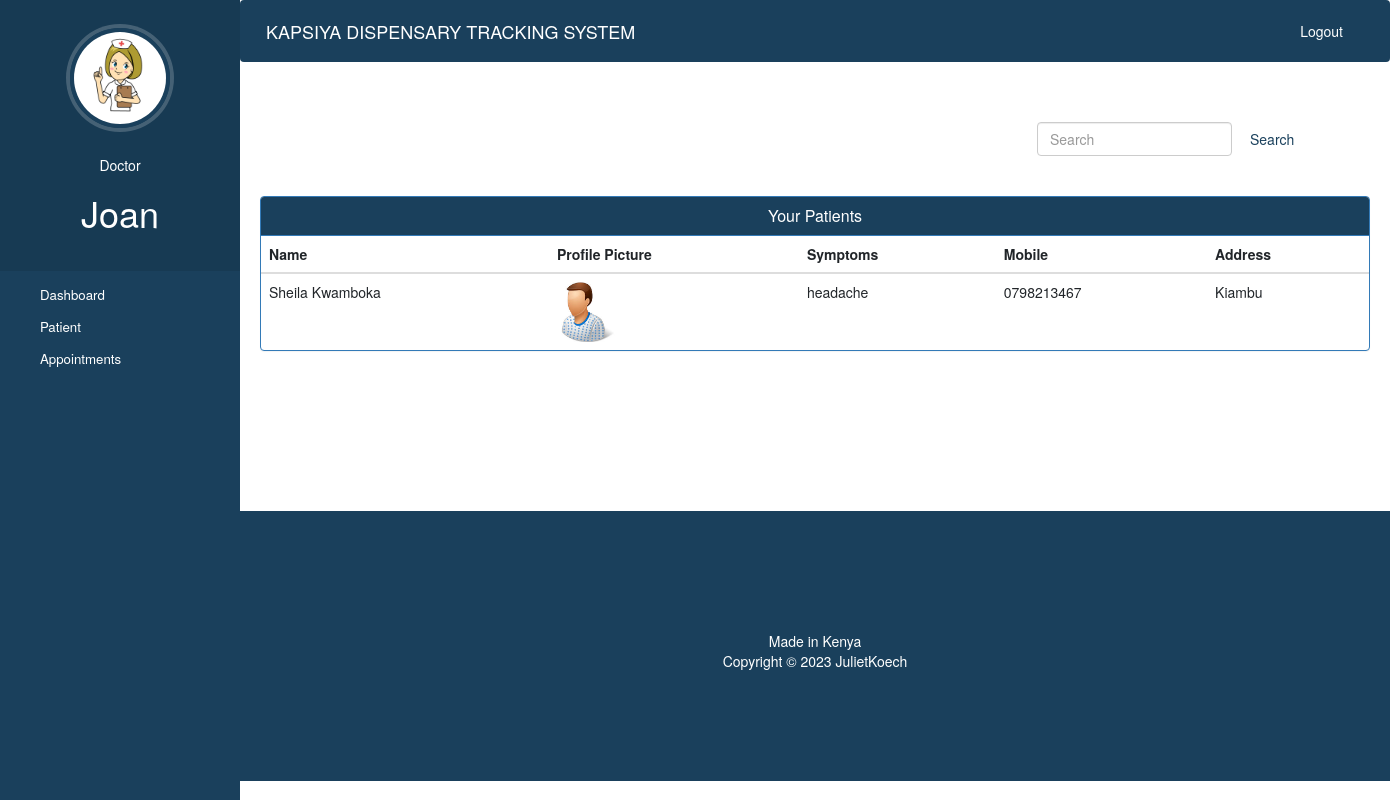
/doctor-view-patient (signed in), run on the app's committed database.
### kapsiya/models.py (models this page shows, shortened)
class Patient(models.Model):
    user=models.OneToOneField(User,on_delete=models.CASCADE)
    profile_pic= models.ImageField(upload_to='profile_pic/PatientProfilePic/',null=True,blank=True)
    address = models.CharField(max_length=40)
    mobile = models.CharField(max_length=20,null=False)
    symptoms = models.CharField(max_length=100,null=False)
    assignedDoctorId = models.PositiveIntegerField(null=True)
    admitDate=models.DateField(auto_now=True)
    status=models.BooleanField(default=False)
    @property
    def get_name(self):
        return self.user.first_name+" "+self.user.last_name

### kapsiya/views.py (the view)
# urls.py: path('doctor-view-patient', views.doctor_view_patient_view,name='doctor-view-patient'),
@login_required(login_url='doctorlogin')
@user_passes_test(is_doctor)
def doctor_view_patient_view(request):
    patients=models.Patient.objects.all().filter(status=True,assignedDoctorId=request.user.id)
    doctor=models.Nurse.objects.get(user_id=request.user.id) #for profile picture of doctor in sidebar
    return render(request,'doctor_view_patient.html',{'patients':patients,'doctor':doctor})

### kapsiya/views.py (called while the page is built)
def is_doctor(user):
    return user.groups.filter(name='NURSE').exists()

### kapsiya/templates/doctor_view_patient.html (shortened to what this page needs)
{% extends 'doctor_base.html' %}
{% block content %}
{%load static%}
<head>
  <link href="//netdna.bootstrapcdn.com/bootstrap/3.0.0/css/bootstrap.min.css" rel="stylesheet" id="bootstrap-css">
</head>
<body>
    <div class="container">
        <form  action="/search" method="get" style="margin-left:70%;" class="form-inline my-2 my-lg-0">
          <input class="form-control mr-sm-2" type="search" placeholder="Search" name="query" id="query" aria-label="Search">
          <button class="btn btn-outline-success my-2 my-sm-0" style="color: #1a405c;" type="submit">Search</button>
        </form>
    <br>
    <br>
      {% if patients %}
      <div class="panel panel-primary">
        <div class="panel-heading" style="background: #1a405c;">
          <h6 class="panel-title">Your Patients</h6>
        </div>
        <table class="table table-hover" id="dev-table">
          <thead>
            <tr>
              <th>Name</th>
              <th>Profile Picture</th>
              <th>Symptoms</th>
              <th>Mobile</th>
              <th>Address</th>
            </tr>
          </thead>
          {% for p in patients %}
          <tr>
            <td> {{p.get_name}}</td>
            <td> <img src="{% static p.profile_pic.url %}" alt="Profile Pic" height="60px" width="60px" /></td>
            <td>{{p.symptoms}}</td>
            <td>{{p.mobile}}</td>
            <td>{{p.address}}</td>
          </tr>
          {% endfor %}
        </table>
      </div>
      {%else%}
      <br><br><br>
      <h4 style="text-align: center;color: #1a405c;">No Patient Found !!!</h4>
      {% endif %}
    </div>
</body>
{% endblock content %}

### kapsiya/templates/doctor_base.html (shortened to what this page needs)
<!DOCTYPE html>
{% load static %}
<html lang="en">
<head>
  <link rel="stylesheet" href="https://stackpath.bootstrapcdn.com/bootstrap/4.3.1/css/bootstrap.min.css">
  <link rel="stylesheet" href="https://maxcdn.bootstrapcdn.com/font-awesome/4.7.0/css/font-awesome.min.css">
</head>
<body>
  <nav class="menu" tabindex="0">
    <header class="avatar">
      <img src="{% static 'images/nurse.png' %}" alt="Profile Pic" />
      <br><br>
      <h5>Doctor</h5>
      <h1>{{request.user.first_name}}</h1>
    </header>
    <ul>
      <li tabindex="0" class="icon-dashboard"> <a style="color:white; text-decoration:none;" href="/doctor-dashboard"><span>Dashboard</span></a> </li>
      <li tabindex="0" class="icon-users"> <a style="color:white; text-decoration:none;" href="/doctor-patient"><span>Patient</span></a></li>
      <li tabindex="0" class="icon-calendar"> <a style="color:white; text-decoration:none;" href="/doctor-appointment"><span>Appointments</span></a></li>
    </ul>
  </nav>
  <main>
    <div class="bs-example">
      <nav class="navbar navbar-expand-md  navbar-dark fixed-top" style="background:#1a405c;">
        <a href="/doctor-dashboard" class="navbar-brand">KAPSIYA DISPENSARY  TRACKING SYSTEM</a>
        <div class="collapse navbar-collapse justify-content-between" id="navbarCollapse">
          <div class="navbar-nav" style=" margin-left: 90%;">
            <a href="/logout" class="nav-item nav-link" style="color: white;">Logout</a>
          </div>
        </div>
      </nav>
    </div>
    <br><br>
    {% block content %}
    {% endblock content %}
    <br><br><br><br><br><br><br>
    <footer>
      <br>
      <div class="container">
        <div class="row">
          <div class="col-md-12 col-sm-12">
            <div style="color:#ffffff;" class="wow fadeInUp footer-copyright">
              <p>Made in Kenya <br>
                Copyright &copy; 2023 JulietKoech </p>
            </div>
          </div>
        </div>
      </div>
    </footer>
  </main>
</body>
</html>

### kapsiya/templates/doctor_base.html (style rules this page uses)
a:link { text-decoration: none; }
a { color: white; }
footer { padding: 0px 0px 0px 0px; background-color: #1a405c; margin: 0px; }
p { text-align: center; }
body { padding-left: 240px; }
main { position: relative; height: 100vh; }
.menu { background: #1a405c; height: 100vh; width: 240px; position: fixed; top: 0px; left: 0; z-index: 5; outline: none; color: white; }
.menu .avatar { background: rgba(0, 0, 0, 0.1); padding: 2em 0.5em; text-align: center; }
.menu .avatar img { width: 100px; border-radius: 50%; overflow: hidden; border: 4px solid #1a405c; box-shadow: 0 0 0 4px rgba(255, 255, 255, 0.2); }
.menu ul { list-style: none; padding: 0.5em 0; margin: 0; }
.menu ul li { padding: 0.5em 1em 0.5em 3em; font-size: 0.95em; font-weight: regular; background-repeat: no-repeat; background-position: left 15px center; background-size: auto 20px; transition: all 0.15s linear; cursor: pointer; }
.menu ul li.icon-dashboard { background-image: url("http://www.entypo.com/images//gauge.svg"); }
.menu ul li.icon-users { background-image: url("http://www.entypo.com/images//users.svg"); }
.menu ul li.icon-calendar { background-image: url("http://www.entypo.com/images//calendar.svg"); }

### kapsiya/templates/doctor_view_patient.html (style rules this page uses)
a:link { text-decoration: none; }
h6 { text-align: center; }
.row { margin: 100px; }

### data on the page
Patient: get_name "Sheila Kwamboka", profile_pic (picture), symptoms "headache", mobile "0798213467", address "Kiambu"

### other printed values
{{ request.user.first_name }} "Joan"
